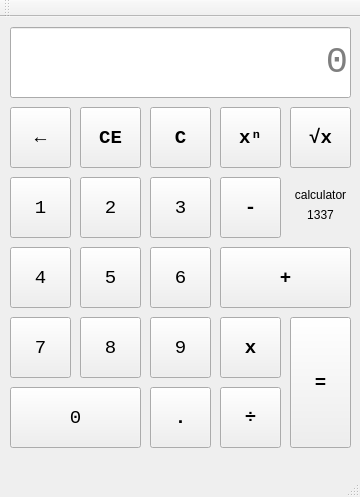
<?xml version="1.0" encoding="UTF-8"?>
<ui version="4.0">
 <class>MainWindow</class>
 <widget class="QMainWindow" name="MainWindow">
  <property name="geometry">
   <rect>
    <x>0</x>
    <y>0</y>
    <width>360</width>
    <height>497</height>
   </rect>
  </property>
  <property name="windowTitle">
   <string>MainWindow</string>
  </property>
  <widget class="QWidget" name="centralWidget">
   <widget class="QLineEdit" name="ecran">
    <property name="geometry">
     <rect>
      <x>10</x>
      <y>10</y>
      <width>341</width>
      <height>71</height>
     </rect>
    </property>
    <property name="font">
     <font>
      <family>Consolas</family>
      <pointsize>28</pointsize>
     </font>
    </property>
    <property name="text">
     <string/>
    </property>
    <property name="alignment">
     <set>Qt::AlignRight|Qt::AlignTrailing|Qt::AlignVCenter</set>
    </property>
    <property name="placeholderText">
     <string>0</string>
    </property>
   </widget>
   <widget class="QPushButton" name="button_backspace">
    <property name="geometry">
     <rect>
      <x>10</x>
      <y>90</y>
      <width>61</width>
      <height>61</height>
     </rect>
    </property>
    <property name="font">
     <font>
      <family>Consolas</family>
      <pointsize>14</pointsize>
      <weight>75</weight>
      <italic>false</italic>
      <bold>true</bold>
     </font>
    </property>
    <property name="text">
     <string>←</string>
    </property>
   </widget>
   <widget class="QPushButton" name="button_1">
    <property name="geometry">
     <rect>
      <x>10</x>
      <y>160</y>
      <width>61</width>
      <height>61</height>
     </rect>
    </property>
    <property name="font">
     <font>
      <family>Consolas</family>
      <pointsize>14</pointsize>
      <italic>false</italic>
      <kerning>true</kerning>
     </font>
    </property>
    <property name="text">
     <string>1</string>
    </property>
   </widget>
   <widget class="QPushButton" name="button_4">
    <property name="geometry">
     <rect>
      <x>10</x>
      <y>230</y>
      <width>61</width>
      <height>61</height>
     </rect>
    </property>
    <property name="font">
     <font>
      <family>Consolas</family>
      <pointsize>14</pointsize>
      <italic>false</italic>
      <kerning>true</kerning>
     </font>
    </property>
    <property name="text">
     <string>4</string>
    </property>
   </widget>
   <widget class="QPushButton" name="button_7">
    <property name="geometry">
     <rect>
      <x>10</x>
      <y>300</y>
      <width>61</width>
      <height>61</height>
     </rect>
    </property>
    <property name="font">
     <font>
      <family>Consolas</family>
      <pointsize>14</pointsize>
      <italic>false</italic>
      <kerning>true</kerning>
     </font>
    </property>
    <property name="text">
     <string>7</string>
    </property>
   </widget>
   <widget class="QPushButton" name="button_clearscreen">
    <property name="geometry">
     <rect>
      <x>80</x>
      <y>90</y>
      <width>61</width>
      <height>61</height>
     </rect>
    </property>
    <property name="font">
     <font>
      <family>Consolas</family>
      <pointsize>14</pointsize>
      <weight>75</weight>
      <bold>true</bold>
     </font>
    </property>
    <property name="autoFillBackground">
     <bool>false</bool>
    </property>
    <property name="text">
     <string>CE</string>
    </property>
   </widget>
   <widget class="QPushButton" name="button_2">
    <property name="geometry">
     <rect>
      <x>80</x>
      <y>160</y>
      <width>61</width>
      <height>61</height>
     </rect>
    </property>
    <property name="font">
     <font>
      <family>Consolas</family>
      <pointsize>14</pointsize>
      <italic>false</italic>
      <kerning>true</kerning>
     </font>
    </property>
    <property name="text">
     <string>2</string>
    </property>
   </widget>
   <widget class="QPushButton" name="button_8">
    <property name="geometry">
     <rect>
      <x>80</x>
      <y>300</y>
      <width>61</width>
      <height>61</height>
     </rect>
    </property>
    <property name="font">
     <font>
      <family>Consolas</family>
      <pointsize>14</pointsize>
      <italic>false</italic>
      <kerning>true</kerning>
     </font>
    </property>
    <property name="text">
     <string>8</string>
    </property>
   </widget>
   <widget class="QPushButton" name="button_5">
    <property name="geometry">
     <rect>
      <x>80</x>
      <y>230</y>
      <width>61</width>
      <height>61</height>
     </rect>
    </property>
    <property name="font">
     <font>
      <family>Consolas</family>
      <pointsize>14</pointsize>
      <italic>false</italic>
      <kerning>true</kerning>
     </font>
    </property>
    <property name="text">
     <string>5</string>
    </property>
   </widget>
   <widget class="QPushButton" name="button_3">
    <property name="geometry">
     <rect>
      <x>150</x>
      <y>160</y>
      <width>61</width>
      <height>61</height>
     </rect>
    </property>
    <property name="font">
     <font>
      <family>Consolas</family>
      <pointsize>14</pointsize>
      <italic>false</italic>
      <kerning>true</kerning>
     </font>
    </property>
    <property name="text">
     <string>3</string>
    </property>
   </widget>
   <widget class="QPushButton" name="button_clear">
    <property name="geometry">
     <rect>
      <x>150</x>
      <y>90</y>
      <width>61</width>
      <height>61</height>
     </rect>
    </property>
    <property name="font">
     <font>
      <family>Consolas</family>
      <pointsize>14</pointsize>
      <weight>75</weight>
      <bold>true</bold>
     </font>
    </property>
    <property name="autoFillBackground">
     <bool>false</bool>
    </property>
    <property name="text">
     <string>C</string>
    </property>
   </widget>
   <widget class="QPushButton" name="button_6">
    <property name="geometry">
     <rect>
      <x>150</x>
      <y>230</y>
      <width>61</width>
      <height>61</height>
     </rect>
    </property>
    <property name="font">
     <font>
      <family>Consolas</family>
      <pointsize>14</pointsize>
      <italic>false</italic>
      <kerning>true</kerning>
     </font>
    </property>
    <property name="text">
     <string>6</string>
    </property>
   </widget>
   <widget class="QPushButton" name="button_9">
    <property name="geometry">
     <rect>
      <x>150</x>
      <y>300</y>
      <width>61</width>
      <height>61</height>
     </rect>
    </property>
    <property name="font">
     <font>
      <family>Consolas</family>
      <pointsize>14</pointsize>
      <italic>false</italic>
      <kerning>true</kerning>
     </font>
    </property>
    <property name="text">
     <string>9</string>
    </property>
   </widget>
   <widget class="QPushButton" name="button_divide">
    <property name="geometry">
     <rect>
      <x>220</x>
      <y>370</y>
      <width>61</width>
      <height>61</height>
     </rect>
    </property>
    <property name="font">
     <font>
      <family>Consolas</family>
      <pointsize>14</pointsize>
      <weight>75</weight>
      <italic>false</italic>
      <bold>true</bold>
     </font>
    </property>
    <property name="text">
     <string>÷</string>
    </property>
   </widget>
   <widget class="QPushButton" name="button_minus">
    <property name="geometry">
     <rect>
      <x>220</x>
      <y>160</y>
      <width>61</width>
      <height>61</height>
     </rect>
    </property>
    <property name="font">
     <font>
      <family>Consolas</family>
      <pointsize>14</pointsize>
      <weight>75</weight>
      <italic>false</italic>
      <bold>true</bold>
     </font>
    </property>
    <property name="text">
     <string>-</string>
    </property>
   </widget>
   <widget class="QPushButton" name="button_multiple">
    <property name="geometry">
     <rect>
      <x>220</x>
      <y>300</y>
      <width>61</width>
      <height>61</height>
     </rect>
    </property>
    <property name="font">
     <font>
      <family>Consolas</family>
      <pointsize>14</pointsize>
      <weight>75</weight>
      <italic>false</italic>
      <bold>true</bold>
     </font>
    </property>
    <property name="text">
     <string>x</string>
    </property>
   </widget>
   <widget class="QPushButton" name="button_power2">
    <property name="geometry">
     <rect>
      <x>220</x>
      <y>90</y>
      <width>61</width>
      <height>61</height>
     </rect>
    </property>
    <property name="font">
     <font>
      <family>Consolas</family>
      <pointsize>14</pointsize>
      <weight>75</weight>
      <bold>true</bold>
     </font>
    </property>
    <property name="text">
     <string>xⁿ</string>
    </property>
   </widget>
   <widget class="QPushButton" name="button_sqrt">
    <property name="geometry">
     <rect>
      <x>290</x>
      <y>90</y>
      <width>61</width>
      <height>61</height>
     </rect>
    </property>
    <property name="font">
     <font>
      <family>Consolas</family>
      <pointsize>14</pointsize>
      <weight>75</weight>
      <italic>false</italic>
      <bold>true</bold>
     </font>
    </property>
    <property name="text">
     <string>√x</string>
    </property>
   </widget>
   <widget class="QPushButton" name="button_plus">
    <property name="geometry">
     <rect>
      <x>220</x>
      <y>230</y>
      <width>131</width>
      <height>61</height>
     </rect>
    </property>
    <property name="font">
     <font>
      <family>Consolas</family>
      <pointsize>14</pointsize>
      <weight>75</weight>
      <italic>false</italic>
      <bold>true</bold>
     </font>
    </property>
    <property name="text">
     <string>+</string>
    </property>
   </widget>
   <widget class="QPushButton" name="button_dot">
    <property name="geometry">
     <rect>
      <x>150</x>
      <y>370</y>
      <width>61</width>
      <height>61</height>
     </rect>
    </property>
    <property name="font">
     <font>
      <family>Consolas</family>
      <pointsize>14</pointsize>
      <weight>75</weight>
      <italic>false</italic>
      <bold>true</bold>
     </font>
    </property>
    <property name="text">
     <string>.</string>
    </property>
   </widget>
   <widget class="QPushButton" name="button_0">
    <property name="geometry">
     <rect>
      <x>10</x>
      <y>370</y>
      <width>131</width>
      <height>61</height>
     </rect>
    </property>
    <property name="font">
     <font>
      <family>Consolas</family>
      <pointsize>14</pointsize>
      <italic>false</italic>
      <kerning>true</kerning>
     </font>
    </property>
    <property name="text">
     <string>0</string>
    </property>
   </widget>
   <widget class="QPushButton" name="button_equal">
    <property name="geometry">
     <rect>
      <x>290</x>
      <y>300</y>
      <width>61</width>
      <height>131</height>
     </rect>
    </property>
    <property name="font">
     <font>
      <family>Consolas</family>
      <pointsize>14</pointsize>
      <weight>75</weight>
      <italic>false</italic>
      <bold>true</bold>
     </font>
    </property>
    <property name="text">
     <string>=</string>
    </property>
   </widget>
   <widget class="QLabel" name="label">
    <property name="geometry">
     <rect>
      <x>290</x>
      <y>170</y>
      <width>61</width>
      <height>16</height>
     </rect>
    </property>
    <property name="text">
     <string>calculator</string>
    </property>
    <property name="alignment">
     <set>Qt::AlignCenter</set>
    </property>
   </widget>
   <widget class="QLabel" name="label_2">
    <property name="geometry">
     <rect>
      <x>290</x>
      <y>190</y>
      <width>61</width>
      <height>16</height>
     </rect>
    </property>
    <property name="text">
     <string>1337</string>
    </property>
    <property name="alignment">
     <set>Qt::AlignCenter</set>
    </property>
   </widget>
  </widget>
  <widget class="QMenuBar" name="menuBar">
   <property name="geometry">
    <rect>
     <x>0</x>
     <y>0</y>
     <width>360</width>
     <height>20</height>
    </rect>
   </property>
  </widget>
  <widget class="QToolBar" name="mainToolBar">
   <attribute name="toolBarArea">
    <enum>TopToolBarArea</enum>
   </attribute>
   <attribute name="toolBarBreak">
    <bool>true</bool>
   </attribute>
  </widget>
  <widget class="QStatusBar" name="statusBar"/>
 </widget>
 <layoutdefault spacing="6" margin="11"/>
 <resources/>
 <connections/>
</ui>
